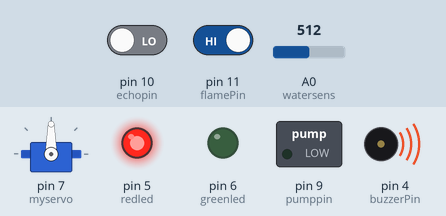
Recording of a sketch running on a simulated Arduino Uno, built with avr-gcc and run on an emulated ATmega328P. Parts: servo, switched loads named in the sketch (green lamp = pin HIGH), output pins drawn as LEDs (lit = HIGH), buzzer (waves = sounding, pin HIGH). Dashed ring = blinking. The inputs (shaded band) are chosen by the test bench; at power-on: pin 11 (flamePin) HIGH, A0 (watersens) = 512, pin 10 (echopin) LOW. Pins used as bus, display or sensor lines are not drawn; what the sketch prints to the serial monitor is not drawn.

Above: at 1.2 s.
1.3 s: pin 11 (flamePin) driven LOW
At 2.46 s:
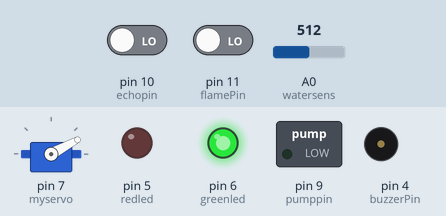
4.8 s: A0 (watersens) set to 297
12.3 s: A0 (watersens) set to 268
15.8 s: pin 11 (flamePin) driven HIGH
At 19.8 s:
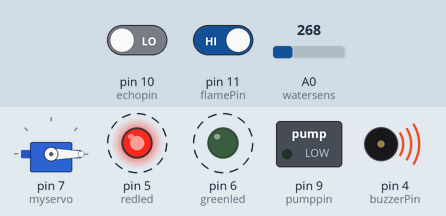
23.5 s: A0 (watersens) set to 306
At 24.2 s:
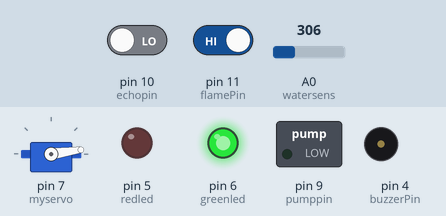
Timing chart, 0 to 28.0 s (numbered marks = the images above; inputs shaded):
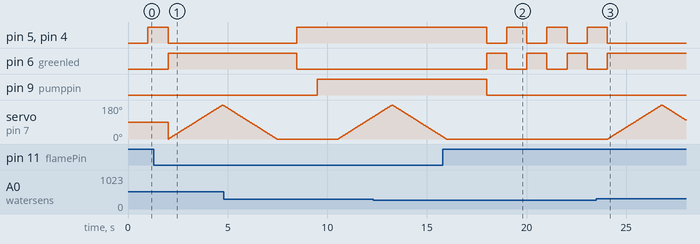

The sketch:

finalcode14.ino
```cpp
#include<Servo.h>
Servo myservo;
const int watersens=A0;
int pos=0;
const int trigpin = 8;
const int echopin = 10;
const int buzzerPin = 4;
const int flamePin = 11;
const int pumppin=9;
int Flame = HIGH;
int redled = 5;
int greenled = 6;
long duration;
int distance;
int safetydistance;
void setup()
{
pinMode(buzzerPin, OUTPUT);
pinMode(pumppin,OUTPUT);
pinMode(redled, OUTPUT);
pinMode(greenled, OUTPUT);
pinMode(flamePin, INPUT);
pinMode(trigpin,OUTPUT);
pinMode(echopin,INPUT);
Serial.begin(9600);
myservo.attach(7);
}
void loop()
{
  digitalWrite(trigpin,LOW);
  delayMicroseconds(2);
  digitalWrite(trigpin,HIGH);
  delayMicroseconds(10);
  duration = pulseIn(echopin,HIGH);
  distance = duration*0.034/2;
  safetydistance = distance;
  Flame = digitalRead(flamePin);
if(safetydistance<=1)
{
  digitalWrite(buzzerPin,HIGH);
  digitalWrite(redled,HIGH);
  digitalWrite(greenled,LOW);
  Serial.println("ATD8341231333;");
  Serial.println("AT+CMGF=1");
  delay(1000);
  Serial.println("AT+CMGS=\"+918341231333\"\r");
  Serial.println("the dustbin 1 is filled in the vignan university");
  Serial.println((char)26);
  }
  if(safetydistance>=1)
  {
    digitalWrite(buzzerPin,LOW);
    digitalWrite(redled,LOW);
    digitalWrite(greenled,HIGH);
    }


if(Flame== LOW)
{
Serial.println("ATD9493268215");
digitalWrite(buzzerPin, HIGH);
digitalWrite(pumppin,HIGH);
digitalWrite(redled, HIGH);
digitalWrite(greenled, LOW);
Serial.println("AT+CMGF=1");
delay(1000);

Serial.println("AT+CMGS=\"+919493268215\"\r");
Serial.println("fire in the dustbin 1 in vignan university");
Serial.println((char)26);
}
if(Flame== HIGH)
{
digitalWrite(buzzerPin, LOW);
digitalWrite(pumppin,LOW);
digitalWrite(greenled, HIGH);
digitalWrite(redled, LOW);
}
 int sensorvalue=analogRead(watersens);
  sensorvalue=map(sensorvalue,0,1023,0,180);
  if(sensorvalue>=50)
  {
    for(pos=0;pos<=180;pos+=1)
    {
      myservo.write(pos);
      delay(15);
    }
    for(pos=180;pos>=0;pos-=1)
    {
      myservo.write(pos);
      delay(15);
    }
  }
  else{
    myservo.write(0);
  }
  Serial.println(sensorvalue);
  }
```

Measured:
- after the input at 15.8 s, pin 5 (redled), pin 6 (greenled), pin 4 (buzzerPin): alternates HIGH for 1.0 s and LOW for 1.0 s, starting after 2.2 s; pin 9 (pumppin): HIGH → LOW after 2.2 s
- after the input at 23.5 s, pin 5 (redled), pin 4 (buzzerPin): goes on until 24.1 s, then stays LOW; pin 6 (greenled): goes on until 24.1 s, then stays HIGH; servo on pin 7 (myservo): rises from 0° to 180° in 2.7 s, then falls to 101° in 1.2 s
